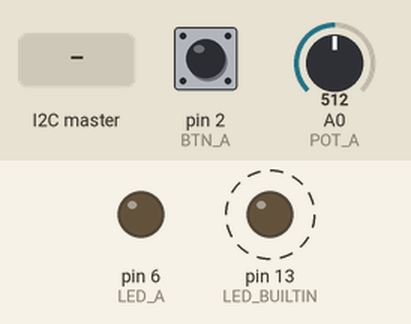
Recording of a sketch running on a simulated Arduino Uno, built with avr-gcc and run on an emulated ATmega328P. Parts: output pins drawn as LEDs (lit = HIGH). Dashed ring = blinking. The inputs (shaded band) are chosen by the test bench; at power-on: pin 2 (BTN_A) LOW, A0 (POT_A) = 512. What the sketch prints to the serial monitor is not drawn.

Above: at 1.2 s.
1.3 s: the I2C master sends the byte 1
4.3 s: the I2C master sends the byte 0
7.3 s: the I2C master sends the byte 2
Timing chart, 0 to 16.3 s (numbered marks = the images above; inputs shaded):
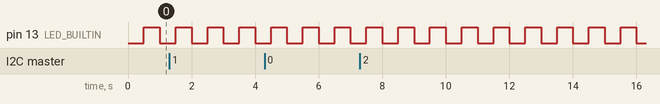

The sketch:

hw_interface.ino
```cpp
#include <Wire.h>

#define I2C_SLAVE_ADDRESS 11 // 0x0b

#define LED_A 6  // LED connected from pin to gnd by 220 ohm
#define POT_A A0 // pot connected to pin across 5v and gnd
#define BTN_A 2  // connected to gnd through 10k ohm, button pulls high

// current values
int pot_a = 0;
int btn_a = 0;
int led_a = 0;

void setup() {
  Serial.begin(115200);
  Serial.println("Serial started");

  Wire.begin(I2C_SLAVE_ADDRESS);
  Serial.println("I2C Started");

  Wire.onRequest(requestEvents);
  Wire.onReceive(receiveEvents);

  pinMode(LED_BUILTIN, OUTPUT);
  pinMode(LED_A, OUTPUT);
  pinMode(POT_A, INPUT);
}

void loop() {
  unsigned long m = millis();

  // flash on board LED
  digitalWrite(LED_BUILTIN, (m % 1000) > 500);

  // set LED state
  digitalWrite(LED_A, led_a);

  // read pot
  pot_a = analogRead(POT_A);

  // read button
  btn_a = digitalRead(BTN_A);

  #ifdef DEBUG
  Serial.print(pot);
  Serial.print(" ");
  Serial.print(mapFloat(pot_a, 0, 1023, 0, 5), 2);
  Serial.print("v");
  Serial.print(" ");
  Serial.print(btn);
  Serial.println();
  #endif
}

float mapFloat(float x, float in_min, float in_max, float out_min, float out_max) {
  return (x - in_min) * (out_max - out_min) / (in_max - in_min) + out_min;
}

void requestEvents() {
  Serial.println("I2C requestEvents, sending data... ");
  byte buttons = 0x00 | (btn_a);
  byte leds = 0x00 | (led_a);
  byte pot_a_hi = highByte(pot_a);
  byte pot_a_lo = lowByte(pot_a);
  char c[] = { buttons, leds, pot_a_hi, pot_a_lo, 0x00, 0x00, 0x00, 0x00, 0x00, 0x00, 0x00, 0x00, 0x00, 0x00, 0x00, 0x00 };
  Wire.write(c, 16);
}

void receiveEvents(int numBytes) {
  Serial.print("I2C receiveEvents ");
  int cmd = Wire.read();
  int data[numBytes-1];
  int i = 0;
  while (i < numBytes-1) {
    data[i] = Wire.read();
    i++;
  }

  Serial.print("bytes(");
  Serial.print(numBytes);
  Serial.println(")");

  switch (cmd) {
    case 0x00:
      Serial.println("nop");
      break;
    case 0x01:
      Serial.print("led state ");
      if (numBytes > 1) {
        Serial.print("0x");
        Serial.print(data[0], HEX);
        Serial.print(" (");
        Serial.print(data[i], DEC);
        Serial.print(") ");
        Serial.println();

        // set LED state
        led_a = data[0] & 0x01;
      }
      break;
    default:
      Serial.print("unknown command: ");
      Serial.println(cmd, HEX);
      break;
  }
}
```

Measured:
- by itself, pin 13 (LED_BUILTIN): alternates HIGH for 0.50 s and LOW for 0.50 s
